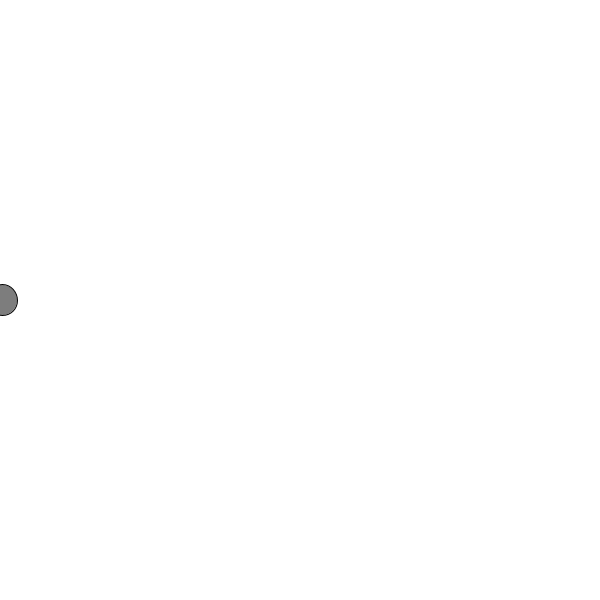
Frame 1 (no input)
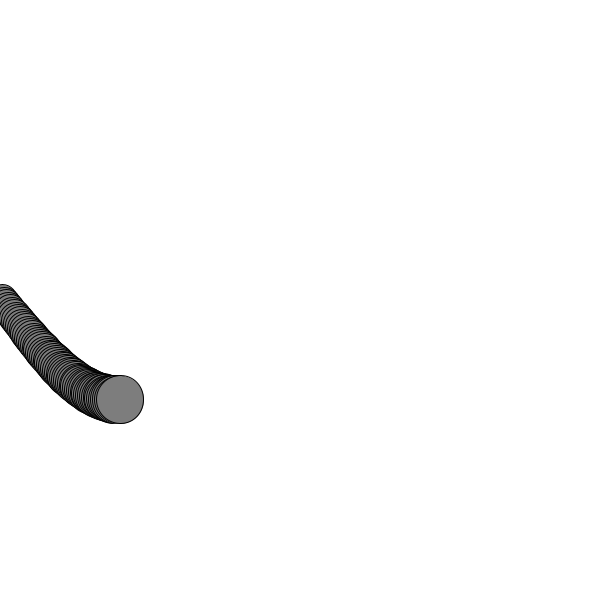
Frame 60 (the mouse pressed at the canvas centre just before this capture)
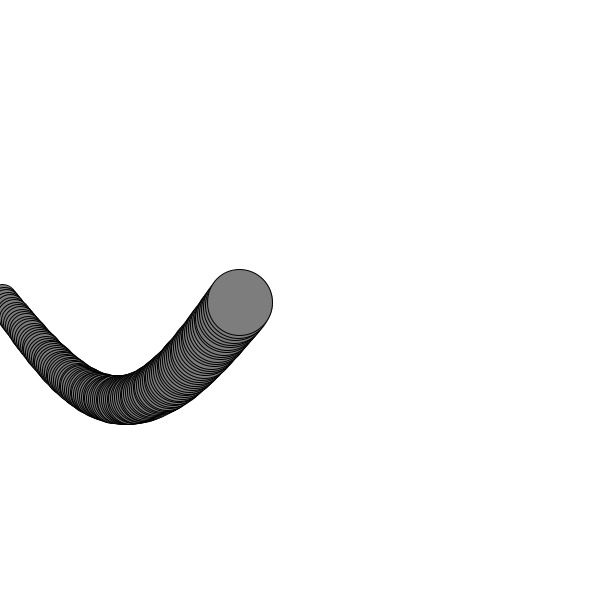
Frame 120 (the mouse held since frame 60 and released just before this capture)

The Processing sketch that drew these frames (run headless with seeded random() and noise(); from frame 60 on, the mouse is pressed at the canvas centre):

// Processing sketch: oopWave_challenge
// ── oopWave_challenge.pde
/* Task
*  
*  Make a class from the following script
*  Bonus task - Update the example to use PVectors to store positions
*/

// sine wave example.

// a sine wave is a mathematical curve with a flowing motion

// set up the variables 
// starting location and size of the circle: 
float xpos = 0; 
float ypos = 200;
float w = 30;

// variables for the sine wave
float angle = 0; // starting value
float magnitude = 100; // maximum height of the wave
float angle_inc = 1.5; // amount to increase angle by

//
void setup ( ) { 
  size (600, 600); 
  smooth ( );
  background (255);
} 

void draw ( ) { 
  // use the sine formula to 'bounce' the vertical ypos (between -100 and 100)
  ypos =  sin (radians (angle))*magnitude ; 
  ypos += 300; // add 300 to the ypos (to position within the screen space).

  // increase xpos -  move the circle horizonally
  xpos = xpos + 2;
  angle += angle_inc; 
  
  // gradually increase circle size
   w += 0.3;

  // draw the circle.
  fill (125);
  ellipse (xpos, ypos, w, w);
 
} 
